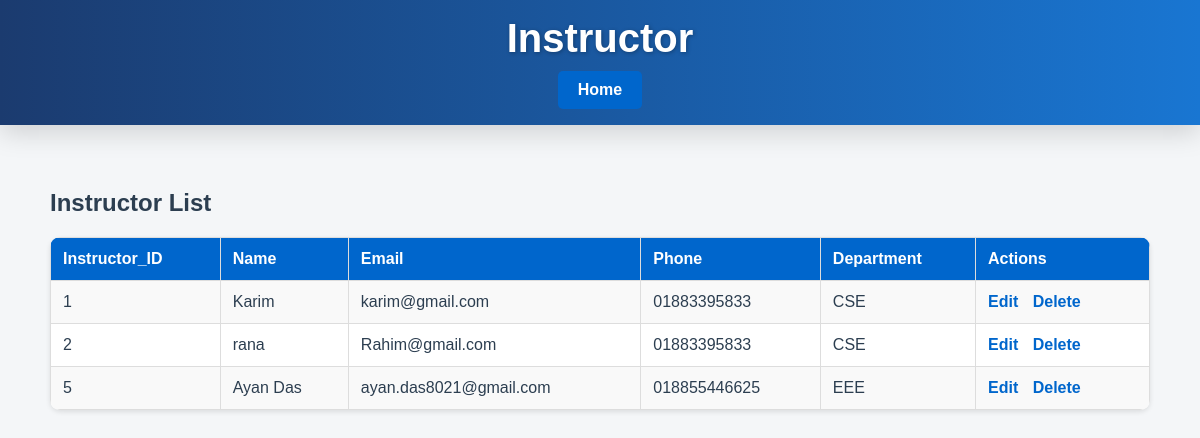
The app's page /admin-instructor.php with its own data.
### tables this page shows
CREATE TABLE `instructor` (
  `Instructor_ID` int(11) NOT NULL,
  `Name` varchar(100) DEFAULT NULL,
  `Email` varchar(100) DEFAULT NULL,
  `Phone` varchar(15) DEFAULT NULL,
  `Department` varchar(100) DEFAULT NULL
);

### admin-instructor.php (the view, shortened to what this page needs)
<?php
include 'db.php';
?>
<!DOCTYPE html>
<html lang="en">
<head>
  <link rel="stylesheet" href="../styles.css">
</head>
<body>
<header>
  <h1>Instructor</h1>
  <nav>
    <a href="../admin.php" class="home-button">Home</a>
  </nav>
</header>
<main>
  <h2>Instructor List</h2>
  <table>
    <tr>
      <th>Instructor_ID</th>
      <th>Name</th>
      <th>Email</th>
      <th>Phone</th>
      <th>Department</th>
      <th>Actions</th>
    </tr>
    <?php
    $result = $conn->query("SELECT * FROM instructor");
    while ($row = $result->fetch_assoc()) {
        echo "<tr>
                <td>{$row['Instructor_ID']}</td>
                <td>{$row['Name']}</td>
                <td>{$row['Email']}</td>
                <td>{$row['Phone']}</td>
                <td>{$row['Department']}</td>
                <td class='action-links'>
                  <a href='edit_instructor.php?id={$row['Instructor_ID']}'>Edit</a>
                  <a href='delete_instructor.php?id={$row['Instructor_ID']}' onclick=\"return confirm('Are you sure you want to delete this instructor?');\">Delete</a>
                </td>
              </tr>";
    }
    ?>
  </table>
</main>
</body>
</html>

### styles.css (style rules this page uses)
body { margin: 0; font-family: 'Segoe UI', Tahoma, Geneva, Verdana, sans-serif; background: #f5f5f5; color: #2c3e50; scroll-behavior: smooth; }
header { background: linear-gradient(90deg, #1b3b6f, #1976d2); color: #ffffff; padding: 2rem 1rem; text-align: center; box-shadow: 0 8px 25px rgba(0,0,0,0.15); position: sticky; top: 0; z-index: 1000; }
header h1 { margin: 0; font-size: 2.5rem; text-shadow: 1px 1px 4px rgba(0,0,0,0.3); }
main { max-width: 1100px; margin: 2rem auto; padding: 0 1rem; }
table { width: 100%; border-collapse: separate; border-spacing: 0; background-color: #ffffff; border-radius: 10px; overflow: hidden; box-shadow: 0 8px 20px rgba(0,0,0,0.1); margin-top: 1rem; }
th, td { padding: 0.9rem 1rem; text-align: left; border-bottom: 1px solid #eee; }
tr:nth-child(even) td { background-color: #f9f9f9; }

### admin-instructor.php (style rules this page uses)
body { font-family: Arial, sans-serif; background-color: #f4f6f8; margin: 0; padding: 0; }
header { background-color: #003366; color: white; padding: 1rem 2rem; }
h1, h2 { margin: 0; }
nav { margin-top: 10px; }
.home-button { display: inline-block; padding: 10px 20px; background-color: #0066cc; color: white; text-decoration: none; border-radius: 5px; font-weight: bold; transition: background-color 0.3s; }
main { padding: 2rem; }
table { width: 100%; border-collapse: collapse; background: white; box-shadow: 0 2px 5px rgba(0,0,0,0.1); margin-top: 20px; }
th, td { padding: 12px; border: 1px solid #ddd; text-align: left; }
th { background-color: #0066cc; color: white; }
tr:nth-child(even) { background-color: #f9f9f9; }
.action-links a { margin-right: 10px; text-decoration: none; color: #0066cc; font-weight: bold; }

### records on screen
instructor: Instructor_ID "1", Name "Karim", Email "karim@gmail.com", Phone "01883395833", Department "CSE"
instructor: Instructor_ID "2", Name "rana", Email "Rahim@gmail.com", Phone "01883395833", Department "CSE"
instructor: Instructor_ID "5", Name "Ayan Das", Email "ayan.das8021@gmail.com", Phone "018855446625", Department "EEE"
